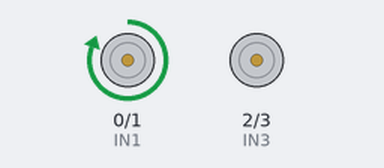
A sketch run on a simulated Arduino Uno, built with avr-gcc and run on an emulated ATmega328P. On the bench: motor-driver pin pairs drawn as motors (green arrow = first pin HIGH = forward, orange = second pin HIGH = backward, longer = more drive).

Above: at 0.5 s.
At 1.5 s:
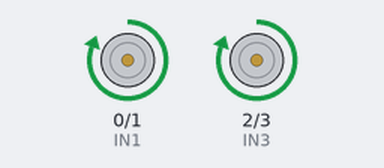
At 2.5 s:
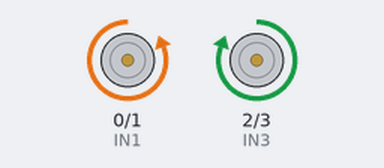
At 4.5 s:
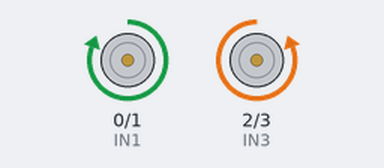
Timing chart, 0 to 5.2 s (numbered marks = the images above):
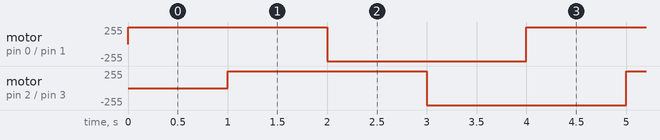

Measured:
- by itself, motor on pin 0 (IN1) / pin 1 (IN2), motor on pin 2 (IN3) / pin 3 (IN4): alternates forward 255/255 for 2.0 s and backward 255/255 for 2.0 s

The sketch:

attiny_85_motor.ino
```cpp
void setup() {
  // initialize the digital pin as an output.
  pinMode(0, OUTPUT); // IN1
  pinMode(1, OUTPUT); // IN2
  pinMode(2, OUTPUT); // IN3
  pinMode(3, OUTPUT); // IN4
}


void loop() {
  digitalWrite(0, HIGH);
  digitalWrite(1, LOW);
  delay(1000);
  digitalWrite(2, HIGH);
  digitalWrite(3, LOW);
  delay(1000);
  digitalWrite(0, LOW);
  digitalWrite(1, HIGH);
  delay(1000);
  digitalWrite(2, LOW);
  digitalWrite(3, HIGH);
  delay(1000);
}
```
